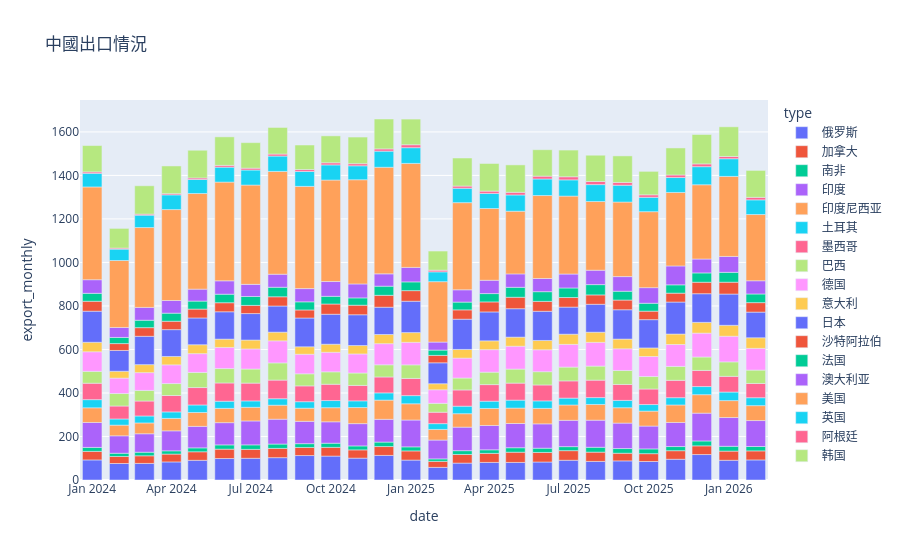

The code cell stored with this chart in its notebook:
### Code cell
px.bar(df, x='date', y='export_monthly', color='type', title='中國出口情況')
